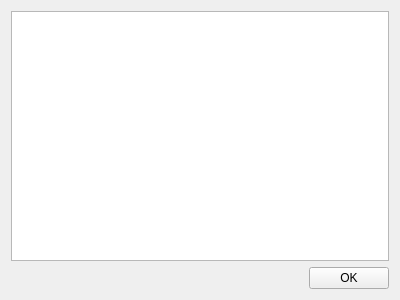
<?xml version="1.0" encoding="UTF-8"?>
<ui version="4.0">
 <class>ResultsWidget</class>
 <widget class="QWidget" name="ResultsWidget">
  <property name="geometry">
   <rect>
    <x>0</x>
    <y>0</y>
    <width>400</width>
    <height>300</height>
   </rect>
  </property>
  <property name="windowTitle">
   <string>Form</string>
  </property>
  <layout class="QVBoxLayout" name="verticalLayout">
   <item>
    <widget class="QTableWidget" name="tableWidget"/>
   </item>
   <item>
    <layout class="QHBoxLayout" name="horizontalLayout">
     <item>
      <spacer name="horizontalSpacer">
       <property name="orientation">
        <enum>Qt::Horizontal</enum>
       </property>
       <property name="sizeHint" stdset="0">
        <size>
         <width>40</width>
         <height>20</height>
        </size>
       </property>
      </spacer>
     </item>
     <item>
      <widget class="QPushButton" name="btn_OK">
       <property name="text">
        <string>OK</string>
       </property>
      </widget>
     </item>
    </layout>
   </item>
  </layout>
 </widget>
 <resources/>
 <connections>
  <connection>
   <sender>btn_OK</sender>
   <signal>clicked()</signal>
   <receiver>ResultsWidget</receiver>
   <slot>hide()</slot>
   <hints>
    <hint type="sourcelabel">
     <x>347</x>
     <y>276</y>
    </hint>
    <hint type="destinationlabel">
     <x>199</x>
     <y>149</y>
    </hint>
   </hints>
  </connection>
 </connections>
</ui>
